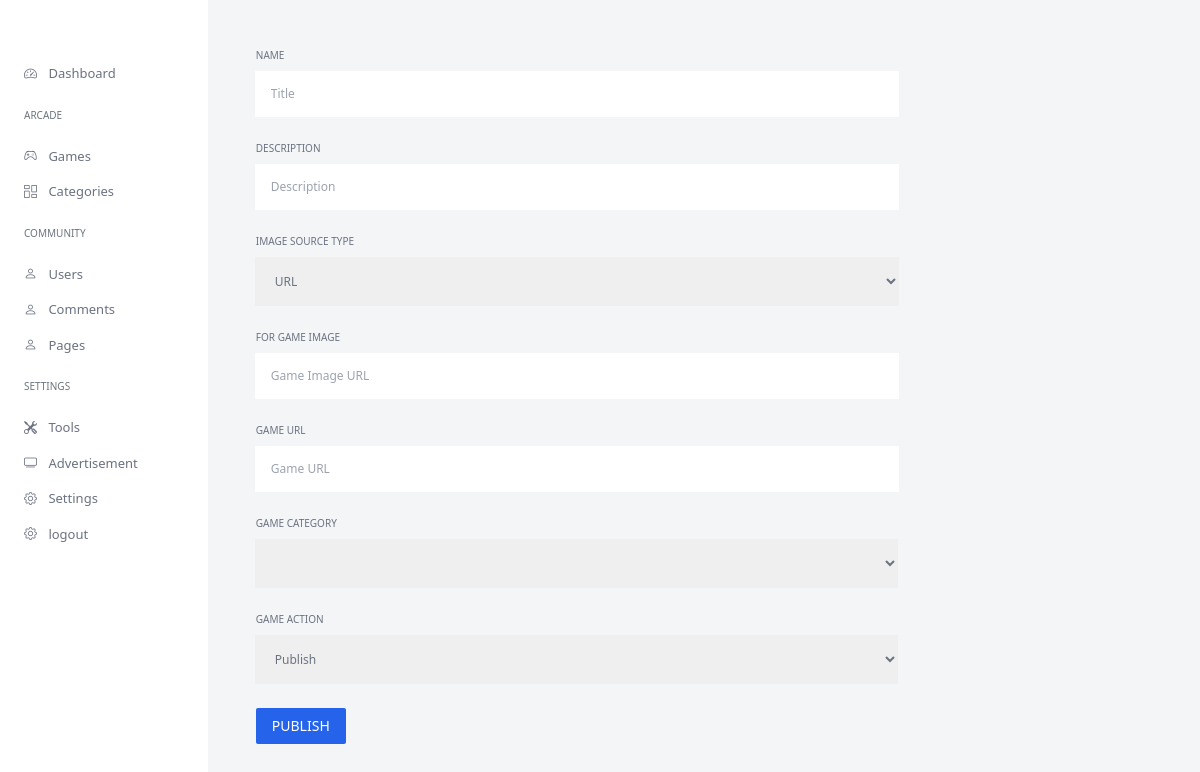
The page /admin/add-game.php (signed in) on the database as committed earlier.
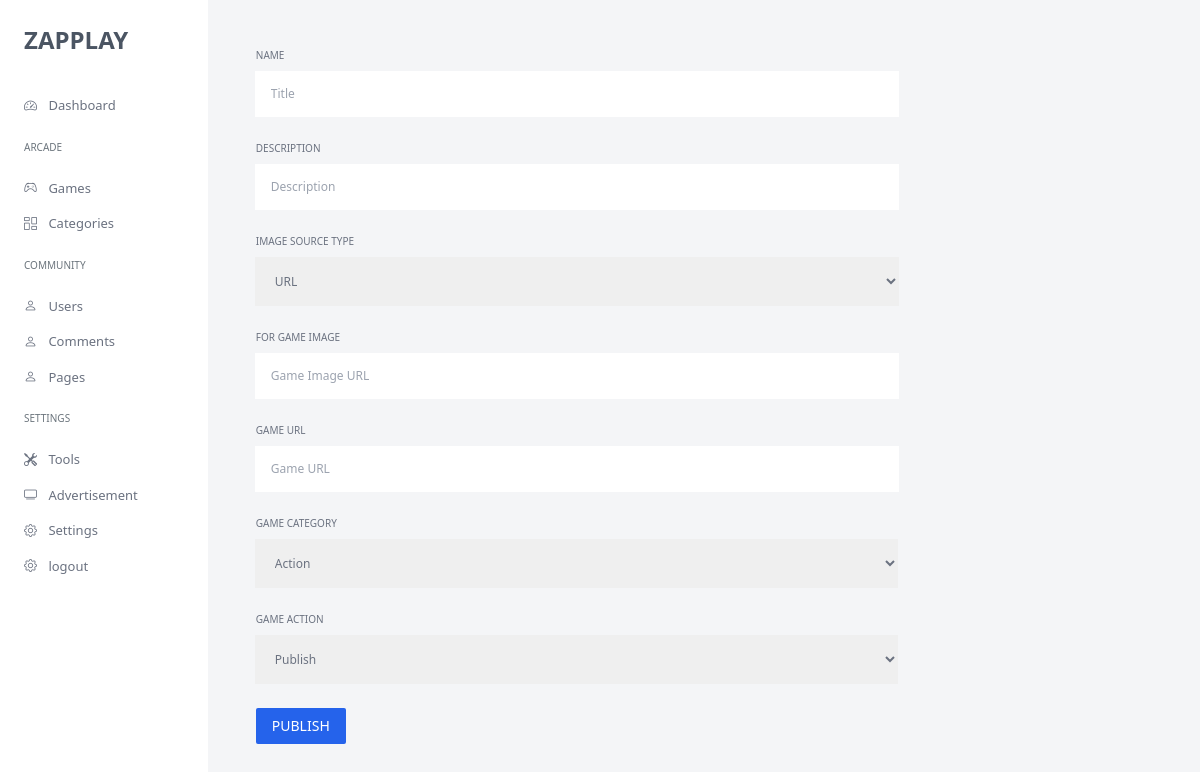
The same page on the database as committed later.
### tables this page shows
CREATE TABLE `zap_config` (
  `id` int(11) NOT NULL,
  `site_name` text NOT NULL,
  `profile_tagline` text NOT NULL,
  `site_logo_light` mediumtext NOT NULL,
  `site_logo_dark` mediumtext NOT NULL,
  `site_favicon` mediumtext NOT NULL,
  `head_code` mediumtext NOT NULL,
  `footer_content` longtext NOT NULL,
  `site_title` text NOT NULL,
  `site_desc` text NOT NULL,
  `site_keywords` text NOT NULL
);

### includes/config.php (called while the page is built, shortened)
<?php
if (getenv('RAILWAY_ENVIRONMENT')) {
    $sql_db_host = getenv('MYSQLHOST') ?: 'localhost';
    $sql_db_user = getenv('MYSQLUSER') ?: 'root';
    $sql_db_pass = getenv('MYSQLPASSWORD') ?: '';
    $sql_db_name = getenv('MYSQLDATABASE') ?: 'railway';
    $sql_db_port = getenv('MYSQLPORT') ?: '3306';
    $protocol = isset($_SERVER['HTTPS']) && $_SERVER['HTTPS'] === 'on' ? "https" : "http";
    $site_url = $protocol . "://" . $_SERVER['HTTP_HOST'] . "/";
} else {
    $site_url = "http://localhost/";
}
?>

### includes/function_general.php (called while the page is built, shortened)
<?php
require_once 'config.php';
function Zap_Config($data)
{
    global $con;
    $query = "select * from zap_config";
    $run = mysqli_query($con, $query);
    $row = mysqli_fetch_assoc($run);
    return $row[$data];
}

### admin/add-game.php (the view, shortened to what the changed rows need)
<?php require "../includes/function_general.php"; ?>
<?php include "includes/header.php"; ?>
<?php include "includes/config.php"; ?>
<body class="dark:bg-[#121317]">
    <main class="d-flex">
        <?php include "includes/sidebar.php"; ?>
        <div class="main w-full px-12 py-6">
            <div class="games-list mt-6">
                <form action="functions/functions.php" method="POST" enctype="multipart/form-data" id="add-page" class="tab">
                    <div class="flex gap-6">
                        <div class="input-form w-full">
                            <div class="input-group flex flex-column mt-6">
                                <label class="text-gray-500 uppercase text-[10px] mb-2">game category</label>
                                <select name="game_category" class="py-[15px] text-gray-500 outline-none focus:outline focus:outline-blue-500 transition-sm w-full  px-3 text-xs" id="">
                                    <?php
                                    $query = mysqli_query($con, "select * from zap_category");
                                    while ($row = mysqli_fetch_assoc($query)) { ?>
                                        <option <?php if(!empty($token_id)) { if ($row['name'] == $data['game_category']) { echo "selected"; } } ?> value="<?= $row['name'] ?>"><?= $row['name'] ?></option>
                                    <?php } ?>
                                </select>
                            </div>
                        </div>
                    </div>
                </form>
            </div>
    </main>
</body>
</html>

### admin/includes/sidebar.php (shortened to what the changed rows need)
<?php
include("config.php");
?>
<div class="sidebar dark:bg-zinc-900 bg-[white] sticky w-64 h-[100vh]">
    <div class="logo px-4 py-6">
        <a href="<?php echo $site_url ?>">
            <h3 class="fw-bold text-2xl dark:text-gray-100 uppercase text-gray-600 ">
                <?php echo Zap_Config('site_name') ?>
            </h3>
        </a>
    </div>
</div>

Rows that differ between the two databases and show on the page:
added zap_config: site_name "ZAPPLAY"
Other text that changed with them:
form field game_category: (not shown) → "Action"
